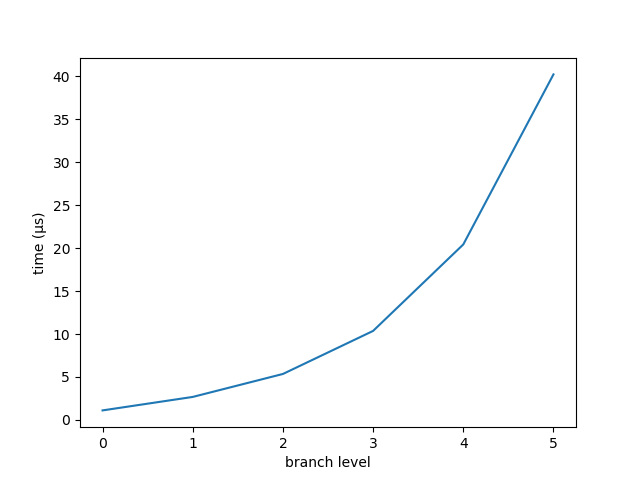

The script that saved this image:
#!/usr/bin/env python

from argparse import ArgumentParser
from timeit import timeit
from matplotlib import pyplot as plt


parser = ArgumentParser(description="Generate performance plot")
parser.add_argument("levels", type=int)
parser.add_argument("-np", help="run NumPy solution",
                    action="store_true")
args = parser.parse_args()


def time_to_plot(count, np=False):
    if np is False:
        return timeit("plotTree(0, 0, 0.6, b, 0.1, plot=False)",
                      f"from tree import plotTree; b = {count}",
                      number=10000)
    if np is True:
        return timeit("plotTree(0, 0, 0.6, b, 0.1, plot=False)",
                      f"from tree_np import plotTree; b = {count}",
                      number=10000)


def get_times(levels, np):
    times = []
    for branch_level in range(levels+1):
        t = time_to_plot(branch_level, np) * 100  # for time units
        times.append(t)
    return times


def make_graph(levels, np):
    plt.plot(range(levels+1), get_times(levels, np))
    plt.ylabel("time (μs)")
    plt.xlabel("branch level")
    plt.savefig("perf_plot.png")


if __name__ == "__main__":
    make_graph(args.levels, args.np)
